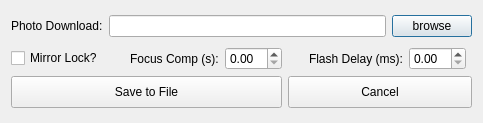
<?xml version="1.0" encoding="UTF-8"?>
<ui version="4.0">
 <class>Dialog_bbTriggerBoxx_config</class>
 <widget class="QDialog" name="Dialog_bbTriggerBoxx_config">
  <property name="geometry">
   <rect>
    <x>0</x>
    <y>0</y>
    <width>464</width>
    <height>123</height>
   </rect>
  </property>
  <property name="windowTitle">
   <string>ByteBoxx::TRIGGERBOXX::config v1.01</string>
  </property>
  <layout class="QVBoxLayout" name="verticalLayout">
   <item>
    <layout class="QHBoxLayout" name="horizontalLayout">
     <item>
      <widget class="QLabel" name="label">
       <property name="text">
        <string>Photo Download:</string>
       </property>
       <property name="buddy">
        <cstring>lineEdit_photoDownload</cstring>
       </property>
      </widget>
     </item>
     <item>
      <widget class="QLineEdit" name="lineEdit_photoDownload"/>
     </item>
     <item>
      <widget class="QPushButton" name="pushButton_browse">
       <property name="text">
        <string>browse</string>
       </property>
      </widget>
     </item>
    </layout>
   </item>
   <item>
    <layout class="QGridLayout" name="gridLayout">
     <item row="0" column="0">
      <widget class="QCheckBox" name="checkBox_mirror">
       <property name="text">
        <string>Mirror Lock?</string>
       </property>
      </widget>
     </item>
     <item row="0" column="1">
      <spacer name="horizontalSpacer_4">
       <property name="orientation">
        <enum>Qt::Horizontal</enum>
       </property>
       <property name="sizeType">
        <enum>QSizePolicy::Fixed</enum>
       </property>
       <property name="sizeHint" stdset="0">
        <size>
         <width>15</width>
         <height>20</height>
        </size>
       </property>
      </spacer>
     </item>
     <item row="0" column="2">
      <widget class="QLabel" name="label_7">
       <property name="text">
        <string>Focus Comp (s):</string>
       </property>
       <property name="buddy">
        <cstring>doubleSpinBox_focus</cstring>
       </property>
      </widget>
     </item>
     <item row="0" column="3">
      <widget class="QDoubleSpinBox" name="doubleSpinBox_focus">
       <property name="frame">
        <bool>true</bool>
       </property>
       <property name="singleStep">
        <double>0.250000000000000</double>
       </property>
      </widget>
     </item>
     <item row="0" column="4">
      <spacer name="horizontalSpacer_5">
       <property name="orientation">
        <enum>Qt::Horizontal</enum>
       </property>
       <property name="sizeType">
        <enum>QSizePolicy::Fixed</enum>
       </property>
       <property name="sizeHint" stdset="0">
        <size>
         <width>15</width>
         <height>20</height>
        </size>
       </property>
      </spacer>
     </item>
     <item row="0" column="5">
      <widget class="QLabel" name="label_8">
       <property name="text">
        <string>Flash Delay (ms):</string>
       </property>
       <property name="buddy">
        <cstring>doubleSpinBox_flash</cstring>
       </property>
      </widget>
     </item>
     <item row="0" column="6">
      <widget class="QDoubleSpinBox" name="doubleSpinBox_flash">
       <property name="frame">
        <bool>true</bool>
       </property>
       <property name="singleStep">
        <double>0.500000000000000</double>
       </property>
      </widget>
     </item>
     <item row="0" column="7">
      <spacer name="horizontalSpacer_6">
       <property name="orientation">
        <enum>Qt::Horizontal</enum>
       </property>
       <property name="sizeHint" stdset="0">
        <size>
         <width>40</width>
         <height>20</height>
        </size>
       </property>
      </spacer>
     </item>
     <item row="1" column="0" colspan="4">
      <widget class="QPushButton" name="pushButton_save">
       <property name="minimumSize">
        <size>
         <width>0</width>
         <height>32</height>
        </size>
       </property>
       <property name="text">
        <string>Save to File</string>
       </property>
      </widget>
     </item>
     <item row="1" column="4" colspan="4">
      <widget class="QPushButton" name="pushButton_cancel">
       <property name="minimumSize">
        <size>
         <width>0</width>
         <height>32</height>
        </size>
       </property>
       <property name="text">
        <string>Cancel</string>
       </property>
      </widget>
     </item>
    </layout>
   </item>
  </layout>
 </widget>
 <resources/>
 <connections/>
</ui>
